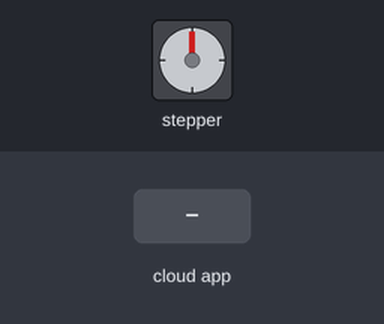
A sketch run on a simulated Arduino Uno, built with avr-gcc and run on an emulated ATmega328P. Parts: stepper motor. Wiring (inferred from the names in the program): stepper motor driver (200 steps per turn assumed): step pin 5; direction pin 4; enable pin 2. Inputs (shaded band) come from the test bench. The ROS host is connected and sends only what is stated.

Above: at 1.2 s.
1.3 s: the phone or cloud app sets controls_stepper to 1
At 1.8 s:
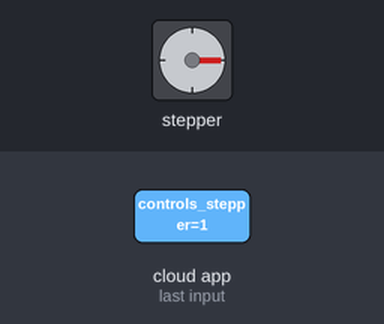
2.9 s: the phone or cloud app sets controls_stepper to 1
At 4.2 s:
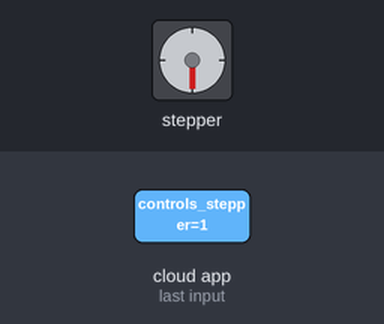
4.5 s: the phone or cloud app sets controls_stepper to 2
At 5.4 s:
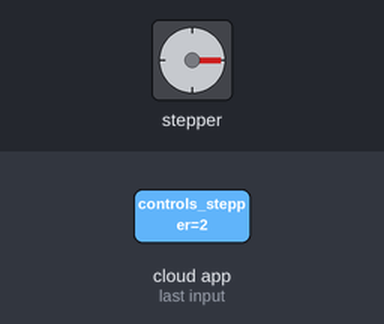
Timing chart, 0 to 7.5 s (numbered marks = the images above; inputs shaded):
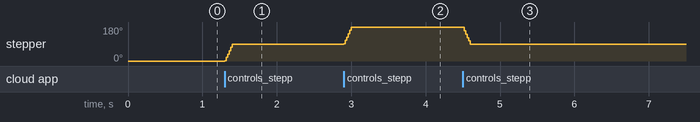

The sketch:

rover_stepper.ino
```cpp
#include <ros.h>
#include<std_msgs/Int8.h>

const int stepPin = 5;
const int dirPin = 4;
const int enPin = 2;

int stepper;

ros::NodeHandle nh;

void message_stepper(const std_msgs::Int8& toggle_msg){
  stepper = toggle_msg.data;
}

ros::Subscriber<std_msgs::Int8> sub_step("controls_stepper", message_stepper);

void setup() {

  nh.initNode();
  nh.subscribe(sub_step);

  pinMode(stepPin, OUTPUT);
  pinMode(dirPin, OUTPUT);
  pinMode(enPin, OUTPUT);

  digitalWrite(enPin, LOW); // active low
}

void loop(){
  switch(stepper){
    case 1:
      digitalWrite(dirPin, HIGH);
      for(int x=0; x<50; x++){
        digitalWrite(stepPin, HIGH);
        delayMicroseconds(1000);
        digitalWrite(stepPin, LOW);
        delayMicroseconds(1000);
      }
      stepper = 0;
      break;

    case 2:
      digitalWrite(dirPin, LOW);
      for(int x=0; x<50; x++){
        digitalWrite(stepPin, HIGH);
        delayMicroseconds(1000);
        digitalWrite(stepPin, LOW);
        delayMicroseconds(1000);
      }
      stepper = 0;
      break;

    case 0:
      digitalWrite(stepPin, LOW);
      break;
  }
  nh.spinOnce();
}
```

Measured:
- after the input at 1.3 s, stepper: turns 90° clockwise in 0.10 s, starting at once
- after the input at 2.9 s, stepper: turns 90° clockwise in 0.10 s, starting at once
- after the input at 4.5 s, stepper: turns 90° counter-clockwise in 0.10 s, starting at once
